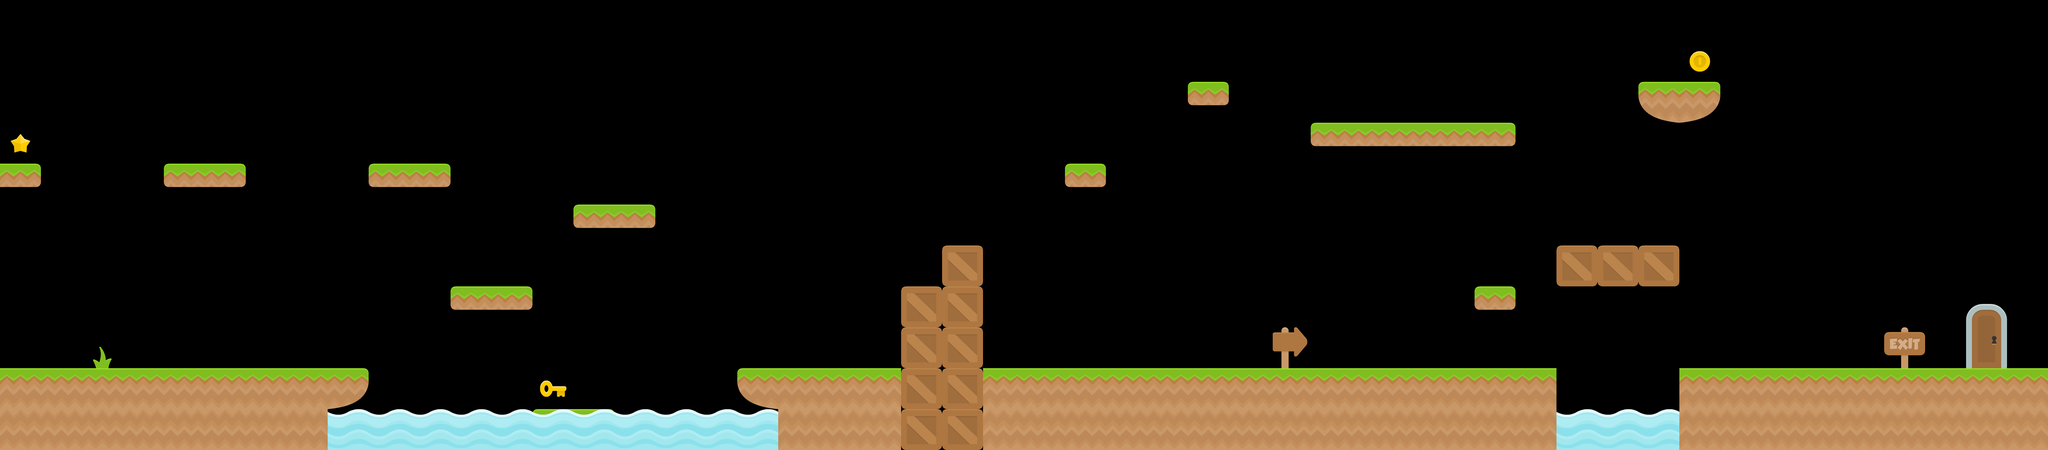

This game map was drawn from its Tiled (.tmx) file and the tilesets committed beside it. A one-line description and the full map source follow:
An orthogonal 50x11 tile map with 128x128 px tiles, 3 tile layers (Tile Layer 1, Foreground, Background), 3 tilesets.

<map version="1.0" orientation="orthogonal" renderorder="right-down" width="50" height="11" tilewidth="128" tileheight="128" nextobjectid="1">
 <tileset firstgid="1" name="Ground" tilewidth="128" tileheight="128" tilecount="128">
  <image source="../assets/purchasedAssets/Art/platformerPackRedux/Spritesheets/spritesheet_ground.png" width="1024" height="2048" />
 </tileset>
 <tileset firstgid="129" name="miscTiles" tilewidth="128" tileheight="128" tilecount="128">
  <image source="../assets/purchasedAssets/Art/platformerPackRedux/Spritesheets/spritesheet_tiles.png" width="1024" height="2048" />
 </tileset>
 <tileset firstgid="257" name="Objects" tilewidth="128" tileheight="128" tilecount="32">
  <image source="../assets/purchasedAssets/Art/platformerPackRedux/Spritesheets/spritesheet_items.png" width="1024" height="512" />
 </tileset>
 <layer name="Tile Layer 1" width="50" height="11">
  <data encoding="csv">
0,0,0,0,0,0,0,0,0,0,0,0,0,0,0,0,0,0,0,0,0,0,0,0,0,0,0,0,0,0,0,0,0,0,0,0,0,0,0,0,0,0,0,0,0,0,0,0,0,0,
0,0,0,0,0,0,0,0,0,0,0,0,0,0,0,0,0,0,0,0,0,0,0,0,0,0,0,0,0,0,0,0,0,0,0,0,0,0,0,0,0,0,0,0,0,0,0,0,0,0,
0,0,0,0,0,0,0,0,0,0,0,0,0,0,0,0,0,0,0,0,0,0,0,0,0,0,0,0,0,65,0,0,0,0,0,0,0,0,0,0,97,89,0,0,0,0,0,0,0,0,
0,0,0,0,0,0,0,0,0,0,0,0,0,0,0,0,0,0,0,0,0,0,0,0,0,0,0,0,0,0,0,0,57,49,49,49,41,0,0,0,0,0,0,0,0,0,0,0,0,0,
41,0,0,0,57,41,0,0,0,57,41,0,0,0,0,0,0,0,0,0,0,0,0,0,0,0,65,0,0,0,0,0,0,0,0,0,0,0,0,0,0,0,0,0,0,0,0,0,0,0,
0,0,0,0,0,0,0,0,0,0,0,0,0,0,57,41,0,0,0,0,0,0,0,0,0,0,0,0,0,0,0,0,0,0,0,0,0,0,0,0,0,0,0,0,0,0,0,0,0,0,
0,0,0,0,0,0,0,0,0,0,0,0,0,0,0,0,0,0,0,0,0,0,0,153,0,0,0,0,0,0,0,0,0,0,0,0,0,0,153,153,153,0,0,0,0,0,0,0,0,0,
0,0,0,0,0,0,0,0,0,0,0,57,41,0,0,0,0,0,0,0,0,0,153,153,0,0,0,0,0,0,0,0,0,0,0,0,65,0,0,0,0,0,0,0,0,0,0,0,0,0,
0,0,0,0,0,0,0,0,0,0,0,0,0,0,0,0,0,0,0,0,0,0,153,153,0,0,0,0,0,0,0,0,0,0,0,0,0,0,0,0,0,0,0,0,0,0,0,0,0,0,
9,9,9,9,9,9,9,9,89,0,0,0,0,0,0,0,0,0,97,9,9,9,153,153,9,9,9,9,9,9,9,9,9,9,9,9,9,9,0,0,0,9,9,9,9,9,9,9,9,9,
2,2,2,2,2,2,2,2,0,0,0,0,0,57,41,0,0,0,0,2,2,2,153,153,2,2,2,2,2,2,2,2,2,2,2,2,2,2,0,0,0,2,2,2,2,2,2,2,2,2
</data>
 </layer>
 <layer name="Foreground" width="50" height="11">
  <data encoding="csv">
0,0,0,0,0,0,0,0,0,0,0,0,0,0,0,0,0,0,0,0,0,0,0,0,0,0,0,0,0,0,0,0,0,0,0,0,0,0,0,0,0,0,0,0,0,0,0,0,0,0,
0,0,0,0,0,0,0,0,0,0,0,0,0,0,0,0,0,0,0,0,0,0,0,0,0,0,0,0,0,0,0,0,0,0,0,0,0,0,0,0,0,0,0,0,0,0,0,0,0,0,
0,0,0,0,0,0,0,0,0,0,0,0,0,0,0,0,0,0,0,0,0,0,0,0,0,0,0,0,0,0,0,0,0,0,0,0,0,0,0,0,0,0,0,0,0,0,0,0,0,0,
0,0,0,0,0,0,0,0,0,0,0,0,0,0,0,0,0,0,0,0,0,0,0,0,0,0,0,0,0,0,0,0,0,0,0,0,0,0,0,0,0,0,0,0,0,0,0,0,0,0,
0,0,0,0,0,0,0,0,0,0,0,0,0,0,0,0,0,0,0,0,0,0,0,0,0,0,0,0,0,0,0,0,0,0,0,0,0,0,0,0,0,0,0,0,0,0,0,0,0,0,
0,0,0,0,0,0,0,0,0,0,0,0,0,0,0,0,0,0,0,0,0,0,0,0,0,0,0,0,0,0,0,0,0,0,0,0,0,0,0,0,0,0,0,0,0,0,0,0,0,0,
0,0,0,0,0,0,0,0,0,0,0,0,0,0,0,0,0,0,0,0,0,0,0,0,0,0,0,0,0,0,0,0,0,0,0,0,0,0,0,0,0,0,0,0,0,0,0,0,0,0,
0,0,0,0,0,0,0,0,0,0,0,0,0,0,0,0,0,0,0,0,0,0,0,0,0,0,0,0,0,0,0,0,0,0,0,0,0,0,0,0,0,0,0,0,0,0,0,0,0,0,
0,0,172,0,0,0,0,0,0,0,0,0,0,0,0,0,0,0,0,0,0,0,0,0,0,0,0,0,0,0,0,139,0,0,0,0,0,0,0,0,0,0,0,0,0,0,0,0,0,0,
0,0,0,0,0,0,0,0,0,0,0,0,0,0,0,0,0,0,0,0,0,0,0,0,0,0,0,0,0,0,0,0,0,0,0,0,0,0,0,0,0,0,0,0,0,0,0,0,0,0,
0,0,0,0,0,0,0,0,130,130,130,130,130,130,130,130,130,130,130,0,0,0,0,0,0,0,0,0,0,0,0,0,0,0,0,0,0,0,130,130,130,0,0,0,0,0,0,0,0,0
</data>
 </layer>
 <layer name="Background" width="50" height="11">
  <data encoding="csv">
0,0,0,0,0,0,0,0,0,0,0,0,0,0,0,0,0,0,0,0,0,0,0,0,0,0,0,0,0,0,0,0,0,0,0,0,0,0,0,0,0,0,0,0,0,0,0,0,0,0,
0,0,0,0,0,0,0,0,0,0,0,0,0,0,0,0,0,0,0,0,0,0,0,0,0,0,0,0,0,0,0,0,0,0,0,0,0,0,0,0,0,286,0,0,0,0,0,0,0,0,
0,0,0,0,0,0,0,0,0,0,0,0,0,0,0,0,0,0,0,0,0,0,0,0,0,0,0,0,0,0,0,0,0,0,0,0,0,0,0,0,0,0,0,0,0,0,0,0,0,0,
268,0,0,0,0,0,0,0,0,0,0,0,0,0,0,0,0,0,0,0,0,0,0,0,0,0,0,0,0,0,0,0,0,0,0,0,0,0,0,0,0,0,0,0,0,0,0,0,0,0,
0,0,0,0,0,0,0,0,0,0,0,0,0,0,0,0,0,0,0,0,0,0,0,0,0,0,0,0,0,0,0,0,0,0,0,0,0,0,0,0,0,0,0,0,0,0,0,0,0,0,
0,0,0,0,0,0,0,0,0,0,0,0,0,0,0,0,0,0,0,0,0,0,0,0,0,0,0,0,0,0,0,0,0,0,0,0,0,0,0,0,0,0,0,0,0,0,0,0,0,0,
0,0,0,0,0,0,0,0,0,0,0,0,0,0,0,0,0,0,0,0,0,0,0,0,0,0,0,0,0,0,0,0,0,0,0,0,0,0,0,0,0,0,0,0,0,0,0,0,0,0,
0,0,0,0,0,0,0,0,0,0,0,0,0,0,0,0,0,0,0,0,0,0,0,0,0,0,0,0,0,0,0,0,0,0,0,0,0,0,0,0,0,0,0,0,0,0,0,0,212,0,
0,0,0,0,0,0,0,0,0,0,0,0,0,0,0,0,0,0,0,0,0,0,0,0,0,0,0,0,0,0,0,0,0,0,0,0,0,0,0,0,0,0,0,0,0,0,189,0,220,0,
0,0,0,0,0,0,0,0,0,0,0,0,0,276,0,0,0,0,0,0,0,0,0,0,0,0,0,0,0,0,0,0,0,0,0,0,0,0,0,0,0,0,0,0,0,0,0,0,0,0,
0,0,0,0,0,0,0,0,0,0,0,0,0,0,0,0,0,0,0,0,0,0,0,0,0,0,0,0,0,0,0,0,0,0,0,0,0,0,0,0,0,0,0,0,0,0,0,0,0,0
</data>
 </layer>
</map>
